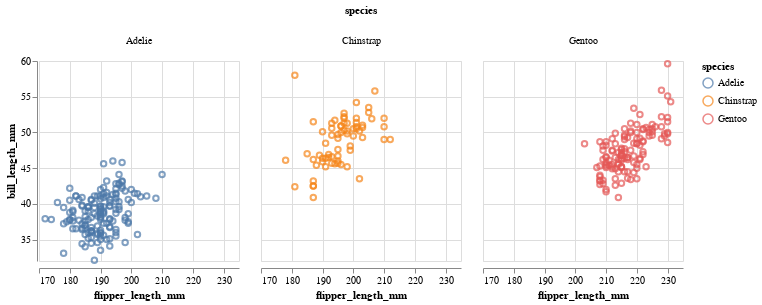

Notebook cell for this chart:
### Markdown cell above
### A faceted plot, now with interaction!

### Code cell
# Create the selection box
brush = alt.selection_interval()


(
    alt.Chart(penguins)  # Create the chart
    .mark_point()  # Use point markers
    .encode(  # Encode
        x=alt.X("flipper_length_mm", scale=alt.Scale(zero=False)),  # X
        y=alt.Y("bill_length_mm", scale=alt.Scale(zero=False)),  # Y
        # NEW: Use a conditional color based on brush
        color=alt.condition(brush, "species", alt.value("lightgray")),  # Color
        tooltip=["species", "flipper_length_mm", "bill_length_mm"],  # Tooltip
    )
    .add_params(brush)  # NEW: Add brush parameter
    .properties(width=200, height=200)  # Set width/height
    .facet(column="species") # Facet
)

### Figure 1 — Vega-Lite specification as saved in the notebook (floating-point values rounded to 4 significant figures; data arrays with more than 128 entries replaced by an {"elided": "..."} marker saying what was removed)
{"config": {"view": {"continuousWidth": 300, "continuousHeight": 300}}, "data": {"name": "data-6e6be28484bfcb7bdf9764c3163fc5aa"}, "facet": {"column": {"field": "species", "type": "nominal"}}, "spec": {"mark": {"type": "point"}, "encoding": {"color": {"condition": {"param": "param_5", "field": "species"}, "value": "lightgray"}, "tooltip": [{"field": "species", "type": "nominal"}, {"field": "flipper_length_mm", "type": "quantitative"}, {"field": "bill_length_mm", "type": "quantitative"}], "x": {"field": "flipper_length_mm", "scale": {"zero": false}, "type": "quantitative"}, "y": {"field": "bill_length_mm", "scale": {"zero": false}, "type": "quantitative"}}, "height": 200, "name": "view_2", "width": 200}, "params": [{"name": "param_5", "select": {"type": "interval"}, "views": ["view_2"]}], "$schema": "https://vega.github.io/schema/vega-lite/v5.8.0.json", "datasets": {"data-6e6be28484bfcb7bdf9764c3163fc5aa": {"elided": "344 records"}}}
